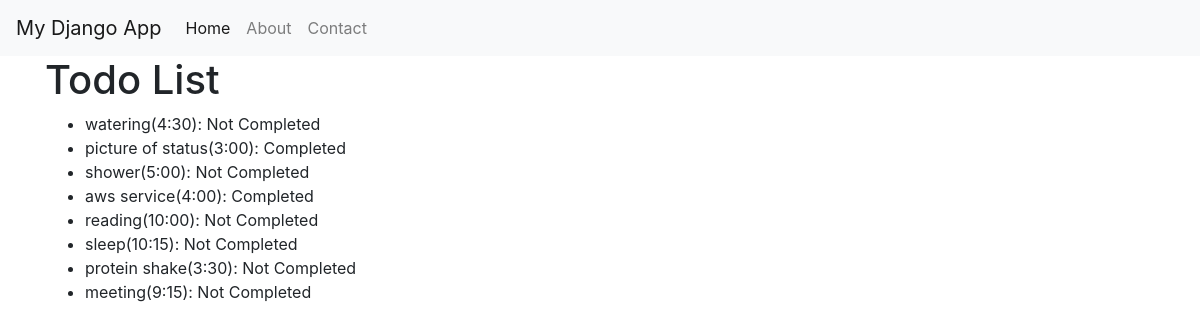
Page /api/todos/ on the committed database.
### myapp/models.py (models this page shows, shortened)
class TodoItem(models.Model):
    title = models.CharField(max_length=200)
    completed = models.BooleanField(default=False)

### myapp/views.py (the view)
# urls.py: path("todos/", views.todos, name="Todos"),
def todos(request):
    items = TodoItem.objects.all()
    return render(request, "todo.html", {"todos": items})

### myapp/templates/todo.html
{% extends "base.html" %} {% block content %}
<h1>Todo List</h1>
<ul>
    {% for todo in todos %}
    <li>
        {{ todo.title }}: {% if todo.completed %}Completed{% else %}Not Completed{% endif %}
    </li>
    {% endfor %}
</ul>
{% endblock %}

### rows in the picture
TodoItem: title "watering(4:30)", completed "Not Completed"
TodoItem: title "picture of status(3:00)", completed "Completed"
TodoItem: title "shower(5:00)", completed "Not Completed"
TodoItem: title "aws service(4:00)", completed "Completed"
TodoItem: title "reading(10:00)", completed "Not Completed"
TodoItem: title "sleep(10:15)", completed "Not Completed"
TodoItem: title "protein shake(3:30)", completed "Not Completed"
TodoItem: title "meeting(9:15)", completed "Not Completed"
